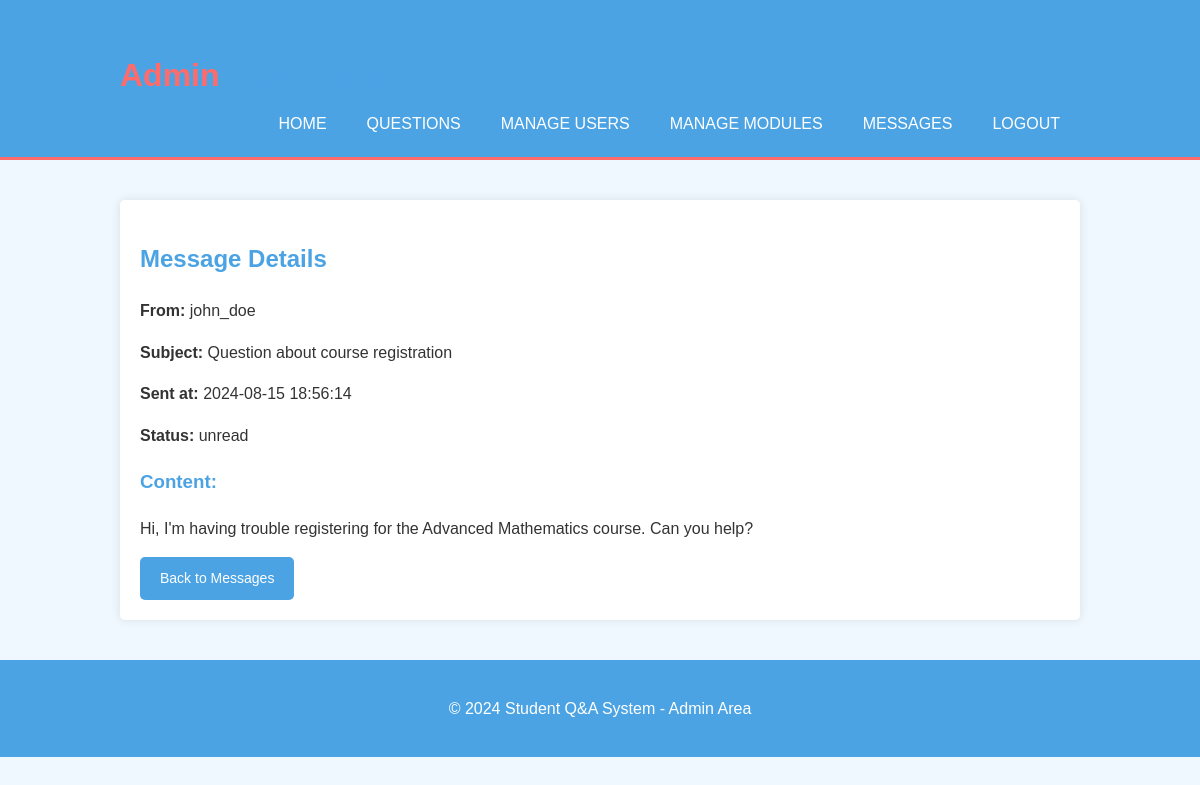
The app's page /admin/view_message.php?id=1 (signed in) with its own data.
### tables this page shows
CREATE TABLE `messages` (
  `id` int(50) NOT NULL,
  `user_id` int(50) DEFAULT NULL,
  `subject` varchar(100) NOT NULL,
  `content` text NOT NULL,
  `status` enum('read','unread') DEFAULT 'unread',
  `created_at` timestamp NOT NULL DEFAULT current_timestamp()
);

CREATE TABLE `users` (
  `id` int(50) NOT NULL,
  `username` varchar(50) NOT NULL,
  `email` varchar(50) NOT NULL,
  `password` varchar(255) DEFAULT NULL,
  `is_admin` tinyint(1) DEFAULT 0,
  `created_at` timestamp NOT NULL DEFAULT current_timestamp(),
  `bio` text DEFAULT NULL,
  `profile_picture` varchar(255) DEFAULT NULL,
  `social_media` longtext DEFAULT NULL CHECK (json_valid(`social_media`))
);

### admin/view_message.php (called while the page is built, shortened)
<?php
include "../includes/DatabaseConnection.php";
include "../includes/DatabaseFunctions.php";
$messageId = $_GET['id'];
$message = getMessageById($pdo, $messageId);
include "../templates/viewmessage.html.php";
include "../templates/admin_layout.html.php";
?>

### includes/DatabaseFunctions.php (called while the page is built, shortened)
<?php
function query($pdo, $sql, $parameters = []) {
    $query = $pdo->prepare($sql);
    $query->execute($parameters);
    return $query;
}
function getMessageById($pdo, $messageId) {
    $sql = "SELECT messages.*, users.username
            FROM messages
            JOIN users ON messages.user_id = users.id
            WHERE messages.id = :id";
    $parameters = [':id' => $messageId];
    $stmt = query($pdo, $sql, $parameters);
    return $stmt->fetch(PDO::FETCH_ASSOC);
}

### templates/viewmessage.html.php (the view)
<h2>Message Details</h2>
<p><strong>From:</strong> <?= htmlspecialchars($message['username']) ?></p>
<p><strong>Subject:</strong> <?= htmlspecialchars($message['subject']) ?></p>
<p><strong>Sent at:</strong> <?= $message['created_at'] ?></p>
<p><strong>Status:</strong> <?= $message['status'] ?></p>
<h3>Content:</h3>
<p><?= nl2br(htmlspecialchars($message['content'])) ?></p>
<a href="messages.php" class="button">Back to Messages</a>

### css/admin_style.css (style rules this page uses)
body { font-family: Arial, sans-serif; line-height: 1.6; margin: 0; padding: 0; background-color: #f0f8ff; color: #333; }
h1, h2, h3 { color: #4ba3e4; }
.button { display: inline-block; padding: 10px 20px; background: #4ba3e4; color: #ffffff; border: none; border-radius: 5px; cursor: pointer; text-decoration: none; font-size: 14px; }

### records on screen
messages: user.username "john_doe", subject "Question about course registration", created_at "2024-08-15 18:56:14", status "unread", content "Hi, I'm having trouble registering for the Advanced Mathematics course. Can you help?"
